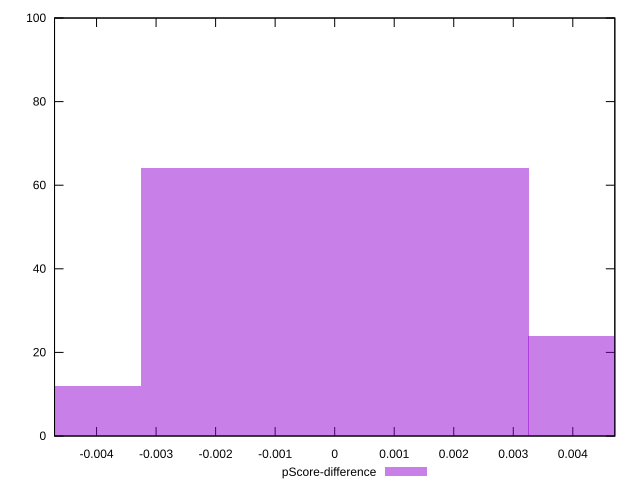

Reproduce this figure in gnuplot.
reset

$pScoreDifference <<EOF
0 64
0.006511724840499925 24
-0.006511724840499925 12
EOF

set key outside below
set boxwidth 0.006511724840499925
set xrange [-0.004705882352941171:0.004705882352941171]
set yrange [0:100]
set trange [0:100]
set style fill transparent solid 0.5 noborder
set terminal svg size 640, 490 enhanced background rgb 'white'
set output "report_00015_2021-02-09T16-11-33.973Z/uses-http2/samples/pages+cached+noadtech/pScore-difference/histogram.svg"

plot $pScoreDifference title "pScore-difference" with boxes

reset
